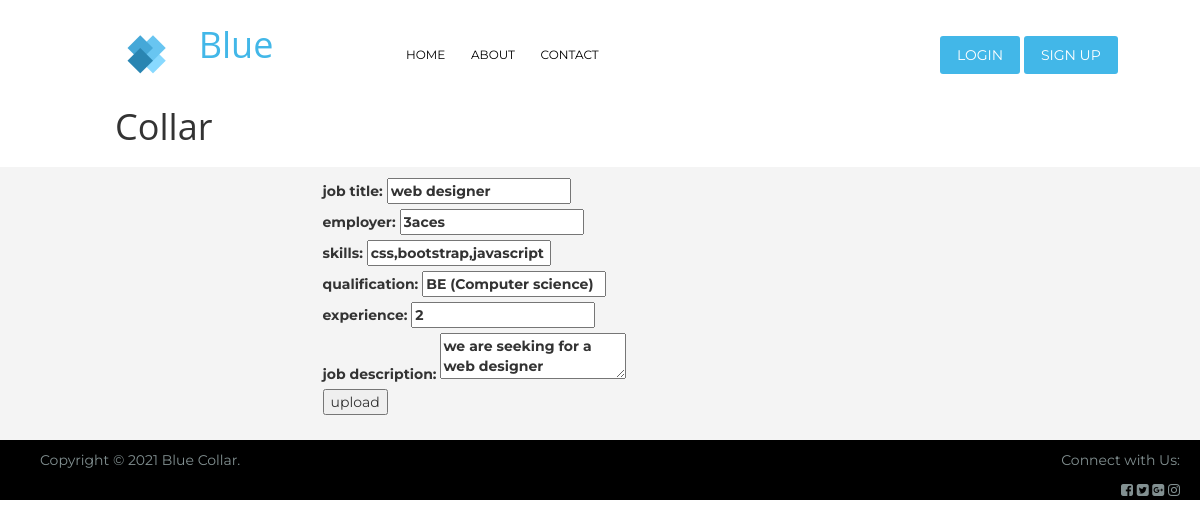
The app's page /edit-details.php?id=2 with its own data.
### tables this page shows
CREATE TABLE `jobs` (
  `job_id` int(50) NOT NULL,
  `job_title` varchar(100) NOT NULL,
  `employer` varchar(100) NOT NULL,
  `skills` varchar(100) NOT NULL,
  `qualification` varchar(100) NOT NULL,
  `experience` int(20) NOT NULL,
  `job_description` varchar(500) NOT NULL,
  `applied` int(20) NOT NULL DEFAULT 0,
  `posted` timestamp NOT NULL DEFAULT current_timestamp() ON UPDATE current_timestamp()
);

### edit-details.php (the view, shortened to what this page needs)
<body>
<?php
include_once 'header.php';
include_once 'config.php';
?>
<section class="body-section">
<div class="container">
<div class="row">
<div class="col-lg-6 col-md-6 col-sm-6 col-xs-6 col-lg-push-3 col-sm-push-3 col-md-push-3 col-xs-push-3 inner-body">
<?php
$id=$_GET['id'];
$sql="select * from jobs where job_id=$id";
$result=$con->query($sql);
$record=$result->fetch_assoc();
$submit=htmlspecialchars($_SERVER["PHP_SELF"]);
$submit=$submit."?id=$id";
?>
<form action="<?php echo $submit; ?>" method="post">
<label>job title: <input type="text" name="title"   value="<?php echo $record['job_title']; ?>"/> </label> <br />
<label>employer:  <input type="text" name="employer" value="<?php echo $record['employer']; ?>"  /></label><br />
<label>skills:  <input type="text" name="skills"  value="<?php echo $record['skills']; ?>" /></label><br />
<label>qualification:  <input type="text" name="qualification" value="<?php echo $record['qualification']; ?>"  /></label><br />
<label>experience: <input type="text" name="experience" value="<?php echo $record['experience']; ?>"  /> </label> <br />
<label>job description:  <textarea name="description" ><?php echo $record['job_description']; ?></textarea></label><br />
<input type="submit" value="upload" />
</form>
</div>
</div>
</div>
</section>
<?php
include_once 'footer.php';
?>
</body>
</html>

### style.css (style rules this page uses)
body { font-family: "Montserrat", sans-serif; }
.body-section { padding:10px; border: 1px solid #f4f4f4; background-color: #f4f4f4; }

### records on screen
jobs: title "web designer", employer "3aces", skills "css,bootstrap,javascript", qualification "BE (Computer science)", experience "2", description "we are seeking for a web designer"
